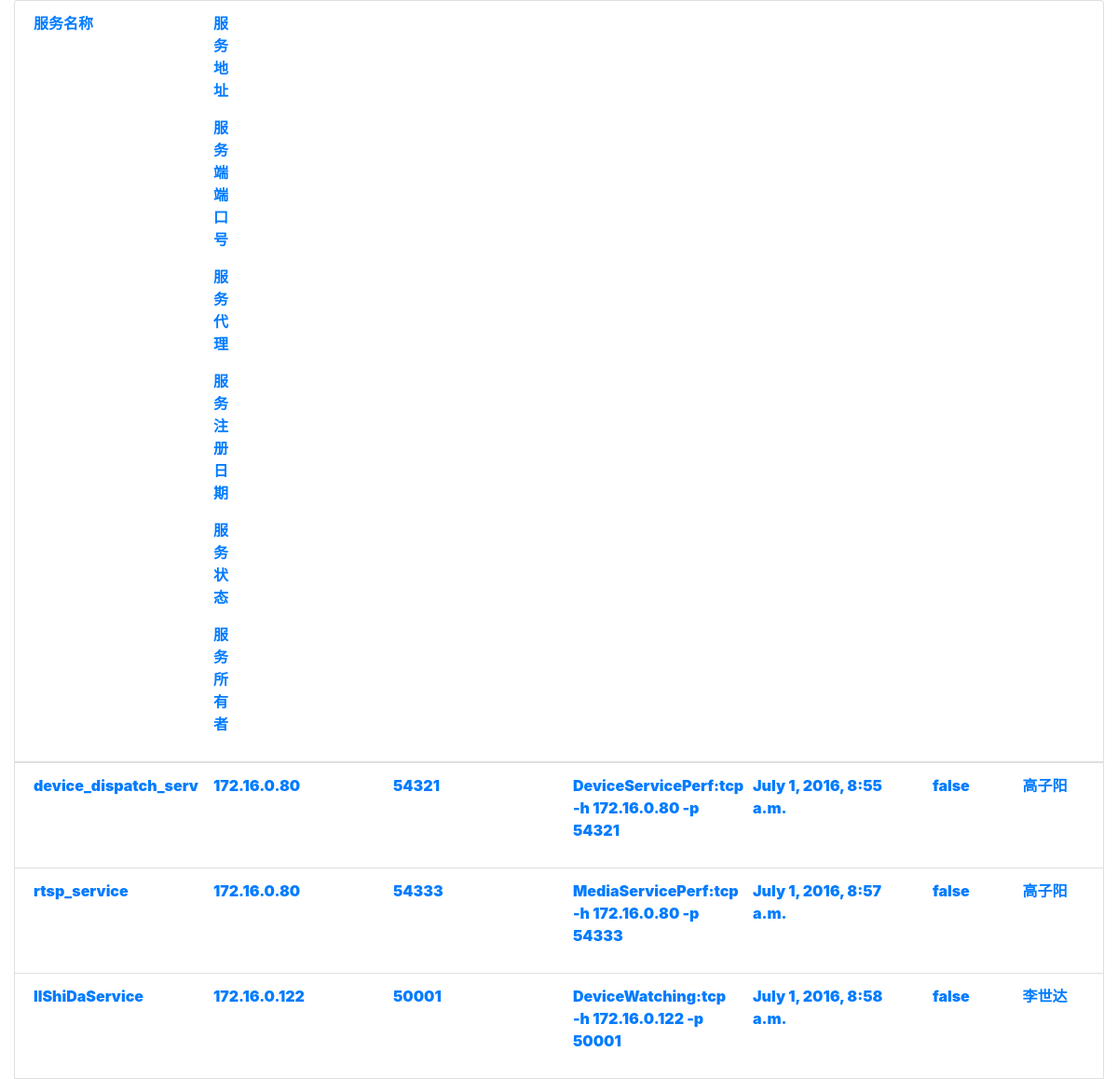
Page /ServiceManage/ on the committed database.
### ServiceManage/models.py (models this page shows, shortened)
class ServiceList(models.Model):
    service_id = models.CharField(max_length=20)
    registed_date = models.DateTimeField('date registed')
    service_ip = models.CharField(max_length=20)
    service_owner = models.CharField(max_length=20,default="vistek")
    service_port = models.IntegerField()
    proxy_string= models.CharField(max_length =100)
    service_status=models.CharField(max_length=5,default="false")

### ServiceManage/views.py (the view)
def index(request):
    service_list=ServiceList.objects.all()
    context={'service_list':service_list}
    return render(request,'ServiceManage/index.html',context)

### ServiceManage/templates/ServiceManage/index.html (shortened to what this page needs)
{% load staticfiles %}
<html lang="zh-CN">
  <head>
    <link rel="stylesheet" href="{% static 'bootstrap/css/bootstrap.css' %}"></link>
  </head>
<body class="">
  <main id="all-packages" class="packages-list-container">
    <div class="container-fluid">
      <div class="list-group packages">
       <a class="package list-group-item">
        <div class="row">
          <div class="col-md-2">
            <strong class="package-name">服务名称</p>
          </div>
          <div class="col-md-2">
            <strong class="package-name">服务地址</p>
          </div>
          <div class="col-md-2">
            <strong class="package-name">服务端端口号</p>
          </div>
          <div class="col-md-2">
            <strong class="package-name">服务代理</p>
          </div>
          <div class="col-md-2">
            <strong class="package-name">服务注册日期</p>
          </div>
          <div class="col-md-1">
            <strong class="package-name">服务状态</p>
          </div>
          <div class="col-md-1">
            <strong class="package-name">服务所有者</p>
          </div>
        </div>
       </a>
      {% for service in service_list %}
      <a class="package list-group-item" href="{% url 'ServiceManage:index' %}" data-library-name="bootstrap" target="_blank" onclick="_hmt.push(['_trackEvent', 'packages', 'click', 'bootstrap'])">
        <div class="row">
          <div class="col-md-2">
            <p class="package-name">{{ service.service_id }}</p>
          </div>
          <div class="col-md-2">
            <p class="package-name">{{ service.service_ip }}</p>
          </div>
          <div class="col-md-2">
            <p class="package-name">{{ service.service_port }}</p>
          </div>
          <div class="col-md-2">
            <p class="package-name">{{ service.proxy_string }}</p>
          </div>
          <div class="col-md-2">
            <p class="package-name">{{ service.registed_date }}</p>
          </div>
          <div class="col-md-1">
            <p class="package-name">{{ service.service_status }}</p>
          </div>
          <div class="col-md-1">
            <p class="package-name">{{ service.service_owner }}</p>
          </div>
       </div>
      </a>
      {% endfor %}
    </div>
   </div>
  </main>
</body>

### rows in the picture
ServiceList: service_id "device_dispatch_serv", service_ip "172.16.0.80", service_port "54321", proxy_string "DeviceServicePerf:tcp -h 172.16.0.80 -p 54321", registed_date "July 1, 2016, 8:55 a.m.", service_status "false", service_owner "高子阳"
ServiceList: service_id "rtsp_service", service_ip "172.16.0.80", service_port "54333", proxy_string "MediaServicePerf:tcp -h 172.16.0.80 -p 54333", registed_date "July 1, 2016, 8:57 a.m.", service_status "false", service_owner "高子阳"
ServiceList: service_id "lIShiDaService", service_ip "172.16.0.122", service_port "50001", proxy_string "DeviceWatching:tcp -h 172.16.0.122 -p 50001", registed_date "July 1, 2016, 8:58 a.m.", service_status "false", service_owner "李世达"
